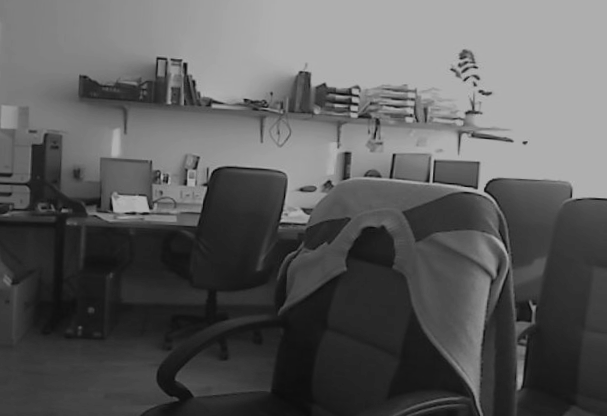
#> input picture assignment5/data/disparity/office_left.png, 607 x 416 px
$ jupyter execute --allow-errors a5_v4.ipynb
#> lines starting #> are read from the running program, lines starting #| are printed output that depends on the picture
[cell 1]
import numpy as np
import a5_utils as a5
import cv2
from matplotlib import pyplot as plt
from mpl_toolkits.mplot3d import Axes3D
from matplotlib.animation import FuncAnimation

### Exercise 1: Disparity

#### (a)

Na papirju...

d = x1 - x2 = T * f / pz

Disparity increases the closer the object gets to the cameras.

#### (b)

[cell 2]
f = 2.5 * 1e-3 #mm -> m
T = 12 * 1e-2 #cm -> m

def disparity(T, f, pz): return T * f / pz

pz = np.linspace(0.1, 20, num=100) #m
d = disparity(T, f, pz)

plt.plot(d)
plt.show()
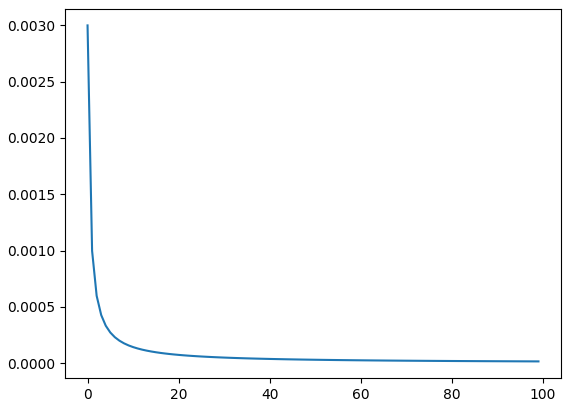
#> figure drawn by matplotlib, 1 panel; curve peaks at x = 0, y = 0.003

#### (c)

[cell 3]
f = 2.5 * 1e-3 #mm -> m
T = 12 * 1e-2 #cm -> m
w = 648 #px
h = 488 #px
pix_w = 7.4 * 10e-6 #um -> m
point_x_left = 550 #px
point_x_right = 300 #px
point2_x_right = 540 #px

# izracun: papir
# 550px in 300 px : pz = 162.16 mm
# 550px in 540 px : pz = 4.29 m

#### (d)

[cell 4]
d1office1 = cv2.imread("data/disparity/office_left.png")
#> d1office1 is the input picture: shape (416, 607, 3); min 7, max 186, mean 92.1
d1office1 = cv2.cvtColor(d1office1, cv2.COLOR_RGB2GRAY)
#> d1office1: shape (416, 607)
d1office2 = cv2.imread("data/disparity/office_right.png")
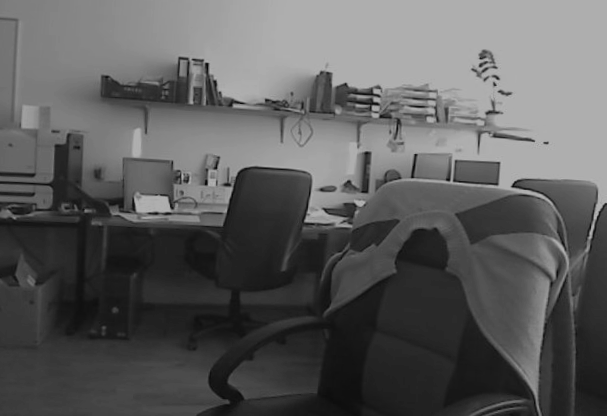
#> input picture assignment5/data/disparity/office_right.png, 607 x 416 px
#> d1office2 is the input picture: shape (416, 607, 3); min 6, max 184, mean 92.8
d1office2 = cv2.cvtColor(d1office2, cv2.COLOR_RGB2GRAY)
#> d1office2: shape (416, 607)

[cell 5]
# [15 lines left out: function ncc, not called in this run]

[cell 6]
# [4 lines of commented-out code are left out]

[cell 7]
# [9 lines of commented-out code are left out]

### Exercise 2: Fundamental matrix, epipoles, epipolar lines

#### (a)

[cell 8]
# papir
#-----------
# c=0, r=2 : y = 1
# c=1, r=0 : x = 1

#### (b)

[cell 9]
# [44 lines left out: function fundamental_matrix, not called in this run]

#> (a cell that did not finish here is left out)

[cell 11]
b2house1 = cv2.imread("data/epipolar/house1.jpg")
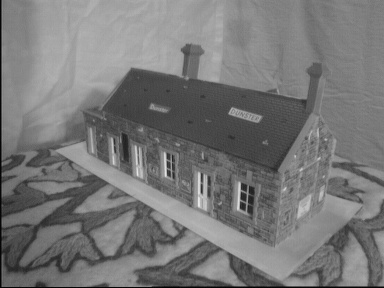
#> input picture assignment5/data/epipolar/house1.jpg, 384 x 288 px
#> b2house1 is the input picture: shape (288, 384, 3); min 0, max 232, mean 119.2
b2house1 = cv2.cvtColor(b2house1, cv2.COLOR_RGB2GRAY)
#> b2house1: shape (288, 384)
b2house2 = cv2.imread("data/epipolar/house2.jpg")
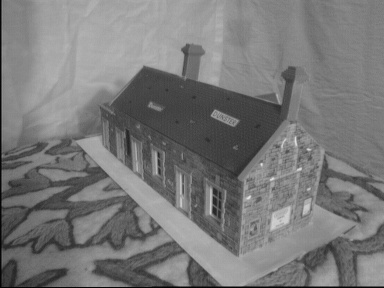
#> input picture assignment5/data/epipolar/house2.jpg, 384 x 288 px
#> b2house2 is the input picture: shape (288, 384, 3); min 0, max 229, mean 120.7
b2house2 = cv2.cvtColor(b2house2, cv2.COLOR_RGB2GRAY)
#> b2house2: shape (288, 384)

plt.figure(figsize=(16,12))
plt.subplot(1, 2, 1)
plt.imshow(b2house1, cmap="gray")
#> (the rest of this cell did not finish here and is left out)
